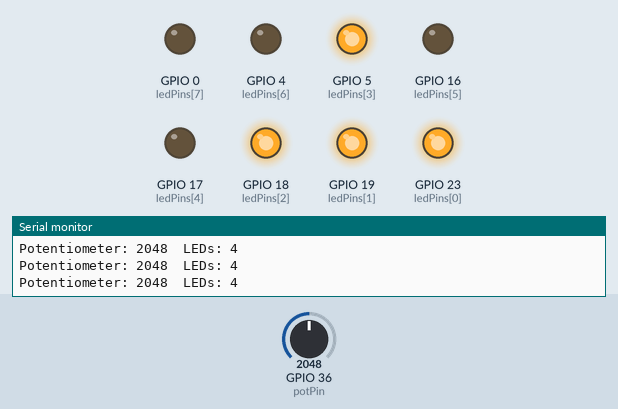
The program below on a simulated ESP32. On the bench: output pins drawn as LEDs (lit = HIGH), the last lines printed to the serial monitor. The inputs (shaded band) are chosen by the test bench; at power-on: GPIO 36 (potPin) = 2048.

Above: at 1.2 s.
1.3 s: GPIO 36 (potPin) set to 2530
2.8 s: GPIO 36 (potPin) set to 2611
At 3.5 s:
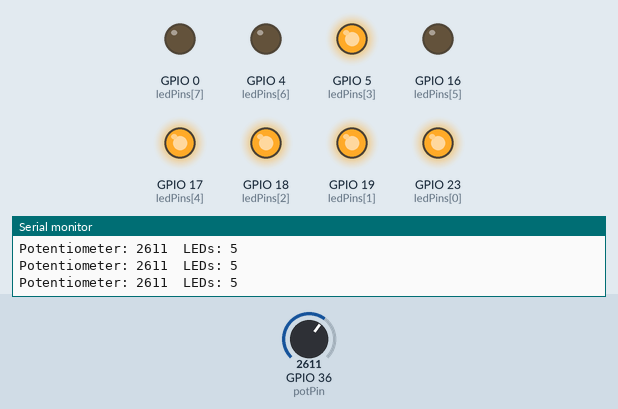
4.3 s: GPIO 36 (potPin) set to 2047
At 4.8 s:
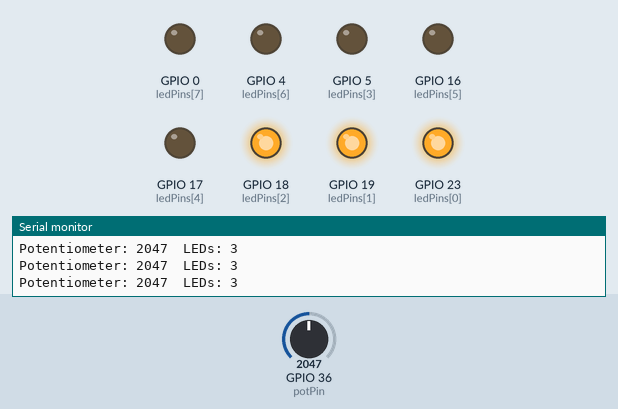
5.8 s: GPIO 36 (potPin) set to 1570
7.3 s: GPIO 36 (potPin) set to 1487
At 8.5 s:
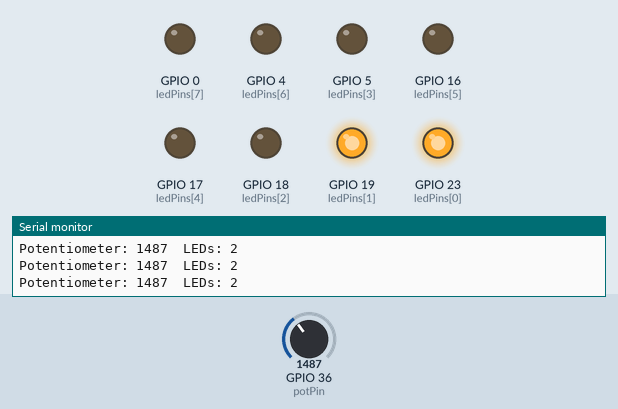
8.8 s: GPIO 36 (potPin) set to 2866
At 10.0 s:
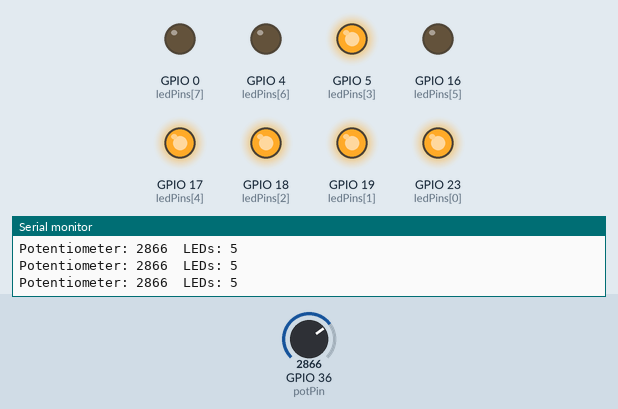
Timing chart, 0 to 11.3 s (numbered marks = the images above; inputs shaded):
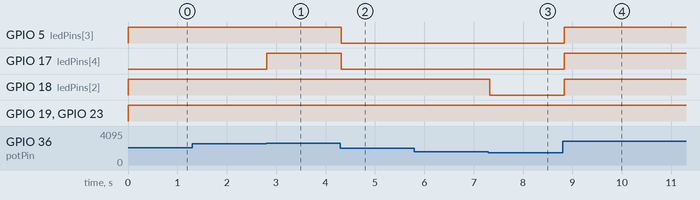

The program:

main.cpp
```cpp
#include <Arduino.h>

const int potPin = 36;  // ขาของ potentiometer
const int ledPins[] = {23, 19, 18, 5, 17, 16, 4, 0};  // ขา LED
const int numLEDs = 8;  // จำนวน LED

void setup() {
  for (int i = 0; i < numLEDs; i++) pinMode(ledPins[i], OUTPUT);
  Serial.begin(115200);
}

void loop() {
  int potValue = analogRead(potPin);  // อ่านค่าจาก potentiometer
  int ledsToLightUp = map(potValue, 0, 4095, 0, numLEDs);  // คำนวณจำนวน LED ที่เปิด

  for (int i = 0; i < numLEDs; i++) {
    digitalWrite(ledPins[i], (i < ledsToLightUp) ? HIGH : LOW);  // เปิด/ปิด LED
  }

  Serial.print("Potentiometer: "); Serial.print(potValue);
  Serial.print("  LEDs: "); Serial.println(ledsToLightUp);

  delay(100);  // หน่วงเวลา
}
```

Measured:
- the behaviour switches between 2559 and 2560 on GPIO 36 (potPin) (found by bisection; images 0 and 1)
- the behaviour switches between 1536 and 1535 on GPIO 36 (potPin) (found by bisection; images 2 and 3)
- after the input at 2.8 s, GPIO 17 (ledPins[4]): LOW → HIGH at once
- after the input at 4.3 s, GPIO 5 (ledPins[3]), GPIO 17 (ledPins[4]): HIGH → LOW at once
- after the input at 7.3 s, GPIO 18 (ledPins[2]): HIGH → LOW at once
- after the input at 8.8 s, GPIO 5 (ledPins[3]), GPIO 17 (ledPins[4]), GPIO 18 (ledPins[2]): LOW → HIGH at once
